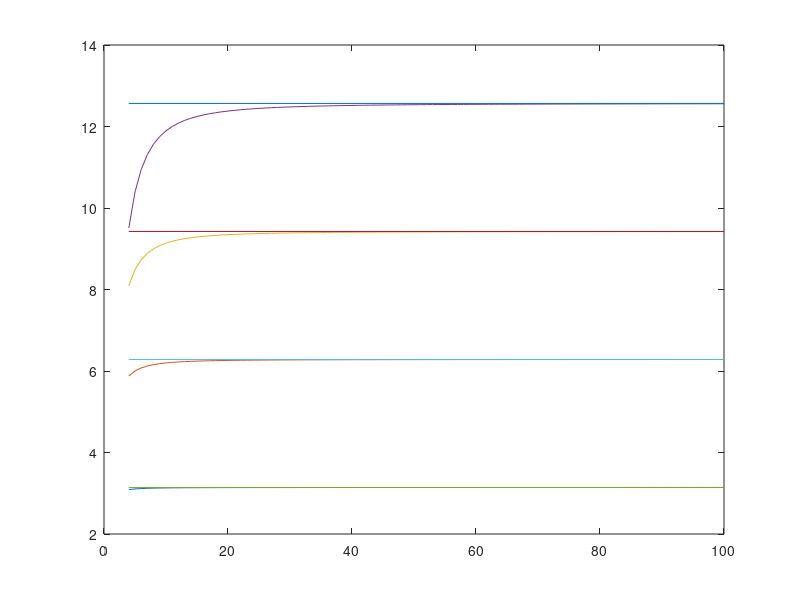
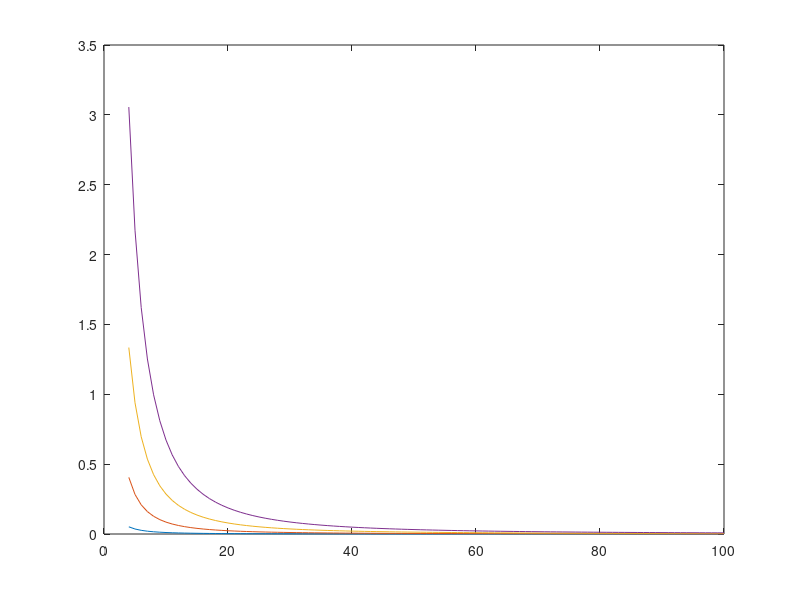
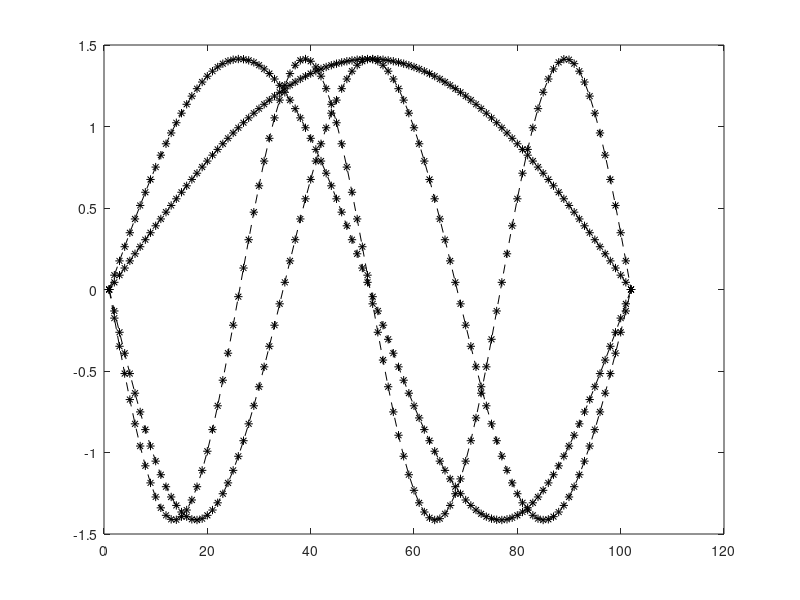

The MATLAB script that drew these images, in order:
m=@(n) 1/(n+1);
k=@(n) n+1;
M=@(n) m(n)*eye(n);
K=@(n) k(n)*(2*eye(n)+diag(-ones(n-1,1),1)+diag(-ones(n-1,1),-1));
%构建相应的矩阵表达式
% diag 的第二个参数可以设定对角线的位置
Freq=[];
for i=4:100
    Ma=M(i);
    Ka=K(i);
    [V,D]=eig(Ka,Ma);
    omega=sqrt(diag(D));
    Freq=[Freq,omega(1:4)];
end

figure
plot(4:100,Freq')
hold on
plot([4,100]',[pi,2*pi,3*pi,4*pi;pi,2*pi,3*pi,4*pi])

Err=abs(Freq'-ones(97,4)*diag(1:4)*pi);
figure
plot(4:100,Err)


% omega_ex=pi*(1:n)';
% figure;
% plot([omega,omega_ex],'k*')

Modeshape=[zeros(1,4);V(:,1:4);zeros(1,4)];
figure;
plot(Modeshape,'k*--')